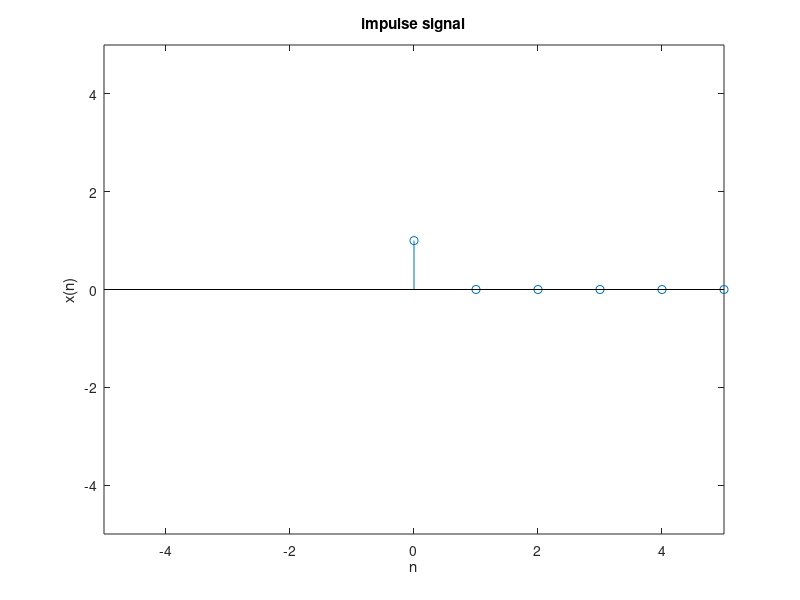

Here is the MATLAB script that generated this plot:

clc;
clear all;
close all;
n=0:10;


for i=0:10
    if i==0
        y(i+1)=1;
    else
        y(i+1)=0;
    end
    
end
stem(n,y);
axis([ -5 5 -5 5]);
title('impulse signal');
xlabel('n');ylabel('x(n)');
    